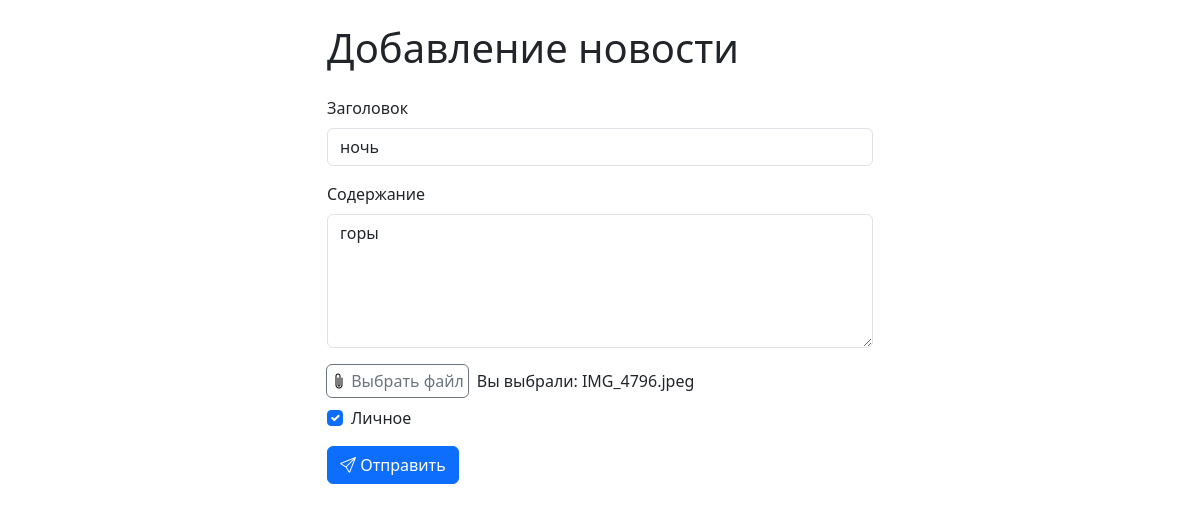
The app's page /news/4 (signed in) with its own data.
### data/news.py (models this page shows)
class News(SqlAlchemyBase):
    __tablename__ = 'news'
    id = sqlalchemy.Column(sqlalchemy.Integer, primary_key=True, autoincrement=True)
    title = sqlalchemy.Column(sqlalchemy.String, nullable=True)
    content = sqlalchemy.Column(sqlalchemy.String, nullable=True)
    created_date = sqlalchemy.Column(sqlalchemy.DateTime, default=datetime.datetime.now)
    is_private = sqlalchemy.Column(sqlalchemy.Boolean, default=True)
    file = sqlalchemy.Column(sqlalchemy.String, nullable=True)
    user_id = sqlalchemy.Column(sqlalchemy.Integer, sqlalchemy.ForeignKey("users.id"))
    user = orm.relationship('User')
    categories = orm.relationship("Category", secondary="association", backref="news")
    likes = orm.relationship('User', secondary=news_likes, backref='liked_news')
    dislikes = orm.relationship('User', secondary=news_dislikes, backref='disliked_news')
    favorites = orm.relationship('User', secondary=news_favorites, backref='favorited_news')
    starred = orm.relationship("User",
                               secondary=news_starred,
                               backref=orm.backref("starred_news", lazy='subquery'))

### main.py (the view, shortened to what this page needs)
@app.route('/news/<int:id>', methods=['GET', 'POST'])
@login_required
def edit_news(id):
    form = NewsForm()
    db_sess = db_session.create_session()
    news = db_sess.query(News).filter(News.id == id, News.user == current_user).first()
    if not news:
        abort(404)
    if request.method == "GET":
        form.title.data = news.title
        form.content.data = news.content
        form.is_private.data = news.is_private
    return render_template('news.html', title='Редактирование новости', form=form, current_file=news.file)

### forms/news.py
class NewsForm(FlaskForm):
    title = StringField('Заголовок', validators=[DataRequired()])
    content = TextAreaField("Содержание")
    file = FileField('Прикрепить документ')
    is_private = BooleanField("Личное")
    submit = SubmitField('Применить')

### data/db_session.py (called while the page is built)
def create_session() -> Session:
    global __factory
    return __factory()

### main.py (called while the page is built)
@login_manager.user_loader
def load_user(user_id):
    db_sess = db_session.create_session()
    user = db_sess.get(User, user_id)
    return user

### templates/news.html (shortened to what this page needs)
<!doctype html>
<html lang="en">
  <head>
    <link href="https://cdn.jsdelivr.net/npm/bootstrap@5.3.2/dist/css/bootstrap.min.css" rel="stylesheet">
      <link rel="stylesheet" href="https://cdn.jsdelivr.net/npm/bootstrap-icons@1.11.3/font/bootstrap-icons.min.css">
  </head>
  <body>
    <div class="container mt-4">
      <div class="row justify-content-center">
        <div class="col-md-8 col-lg-6">
          <h1 class="mb-4">Добавление новости</h1>
          <form action="" method="post" enctype="multipart/form-data">
            <div class="mb-3">
              {{ form.title.label(class="form-label") }}
              {{ form.title(class="form-control" + (" is-invalid" if form.title.errors else "")) }}
            </div>
            <div class="mb-3">
              {{ form.content.label(class="form-label") }}
              {{ form.content(class="form-control" + (" is-invalid" if form.content.errors else ""), rows=5) }}
            </div>
            <div class="container mb-2 p-0 d-flex">
              <div class="input-group">
                <label for="File" class="btn btn-outline-secondary p-1 rounded-2 fs-6">
                    <i class="bi bi-paperclip text-black"></i> Выбрать файл
                </label>
                <span id="file-name" class="text ms-2 align-self-center">
                  {% if current_file %}
                      Вы выбрали: {{ current_file }}
                  {% else %}
                      Файл не выбран
                  {% endif %}
                </span>
              </div>
            </div>
            <div class="mb-3 form-check">
              {{ form.is_private(class="form-check-input") }}
              {{ form.is_private.label(class="form-check-label") }}
            </div>
            <button type="submit" class="btn btn-primary">
              <i class="bi bi-send"></i> Отправить
            </button>
          </form>
        </div>
      </div>
    </div>
  </body>
</html>

### records on screen
News: title "ночь", content "горы", file "IMG_4796.jpeg", is_private "☑"
